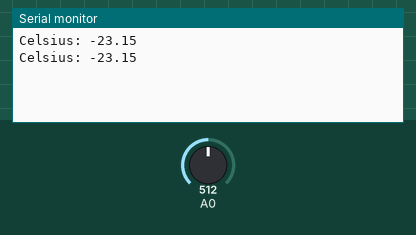
A sketch run on a simulated Arduino Uno, built with avr-gcc and run on an emulated ATmega328P. Parts: the last lines printed to the serial monitor. Inputs (shaded band) come from the test bench; at power-on: A0 = 512.

Above: at 1.8 s.
1.9 s: A0 set to 716
At 2.7 s:
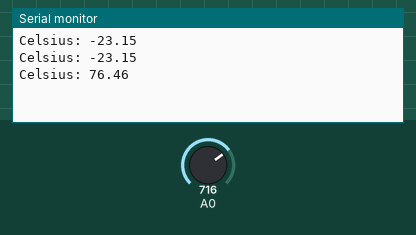
3.4 s: A0 set to 900
At 4.8 s:
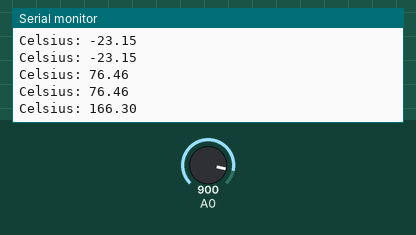
Timing chart, 0 to 6.4 s (numbered marks = the images above; inputs shaded):
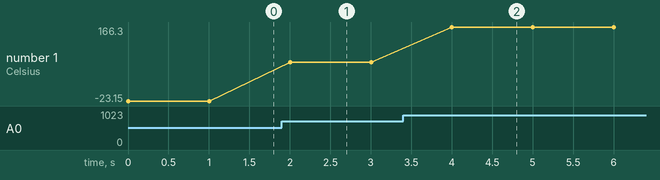

Measured:
- after the input at 1.9 s, the serial monitor: prints a new line after 0.10 s (image 1)
- after the input at 3.4 s, the serial monitor: prints a new line after 0.60 s (image 2)
- plotted number 1: -23.15 → 76.46 after the input at 1.9 s, 76.46 → 166.3 after the input at 3.4 s

The sketch:

readLM335.ino
```cpp
float temp_in_celsius = 0, temp_in_kelvin=0, temp_in_fahrenheit=0;

void setup()
{
  Serial.begin(9600);
}

void loop()
{

  //Reads the input and converts it to Kelvin degrees
  temp_in_kelvin = analogRead(0) * 5.0 / 1024.0 * 100;

  //Converts Kelvin to Celsius minus 2.5 degrees error
  //temp_in_celsius = temp_in_kelvin - 2.5 - 273.15;
  temp_in_celsius = temp_in_kelvin - 273.15;

  //Print the temperature in Celsius to the serial port
  Serial.print("Celsius: ");
  Serial.println(temp_in_celsius);


  delay(1000);
}
```
